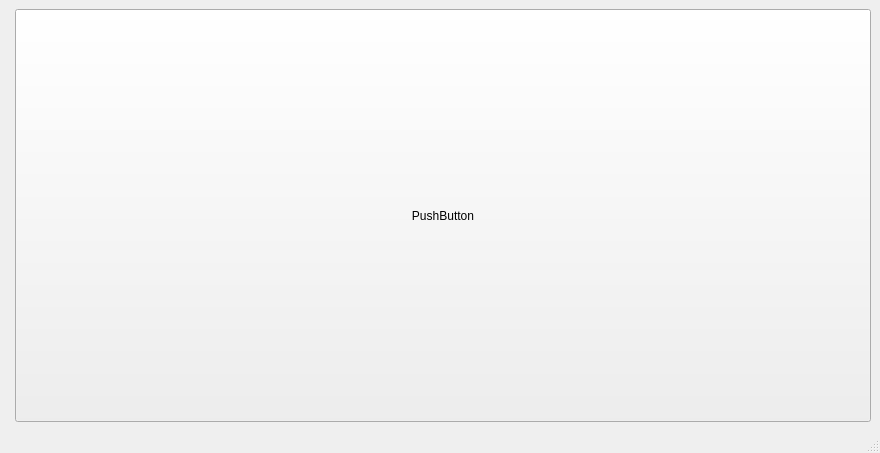
<?xml version="1.0" encoding="UTF-8"?>
<ui version="4.0">
 <class>MainWindow</class>
 <widget class="QMainWindow" name="MainWindow">
  <property name="geometry">
   <rect>
    <x>0</x>
    <y>0</y>
    <width>880</width>
    <height>453</height>
   </rect>
  </property>
  <property name="sizePolicy">
   <sizepolicy hsizetype="Maximum" vsizetype="Maximum">
    <horstretch>0</horstretch>
    <verstretch>0</verstretch>
   </sizepolicy>
  </property>
  <property name="windowTitle">
   <string>MainWindow</string>
  </property>
  <widget class="QWidget" name="centralwidget">
   <layout class="QFormLayout" name="formLayout_2">
    <item row="0" column="1">
     <widget class="QPushButton" name="pushButton">
      <property name="sizePolicy">
       <sizepolicy hsizetype="MinimumExpanding" vsizetype="MinimumExpanding">
        <horstretch>0</horstretch>
        <verstretch>0</verstretch>
       </sizepolicy>
      </property>
      <property name="styleSheet">
       <string notr="true">qlineargradien t(spread:pad, x1:0, y1:0, x2:1, y2:0, stop:0 rgba(0, 0, 0, 255), stop:1 rgba(255, 255, 255, 255));</string>
      </property>
      <property name="text">
       <string>PushButton</string>
      </property>
     </widget>
    </item>
   </layout>
  </widget>
  <widget class="QMenuBar" name="menubar">
   <property name="geometry">
    <rect>
     <x>0</x>
     <y>0</y>
     <width>880</width>
     <height>20</height>
    </rect>
   </property>
  </widget>
  <widget class="QStatusBar" name="statusbar"/>
 </widget>
 <resources/>
 <connections/>
</ui>
